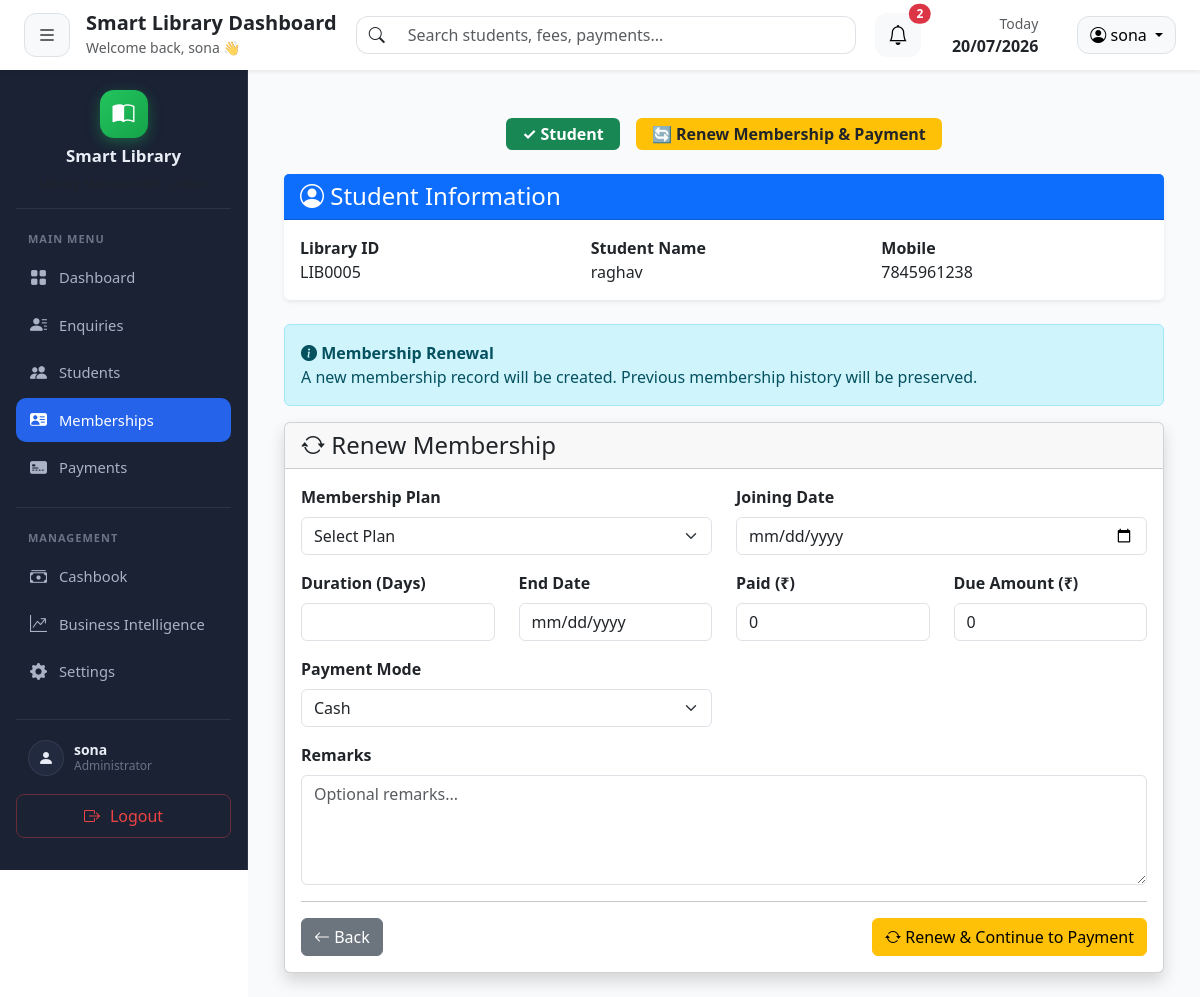
Page /memberships/renew/5 (signed in) on the committed database.
### tables this page shows
CREATE TABLE "students" (
                student_id  INTEGER PRIMARY KEY AUTOINCREMENT,
                admin_id    INTEGER NOT NULL DEFAULT 1,
                enquiry_id  INTEGER,
                full_name   TEXT NOT NULL,
                mobile      TEXT NOT NULL,
                address     TEXT,
                id_proof    TEXT,
                purpose     TEXT,
                shift       TEXT,
                join_date   DATE,
                status      TEXT DEFAULT 'Active',
                created_at  TIMESTAMP DEFAULT CURRENT_TIMESTAMP,
                UNIQUE(mobile, admin_id)
            );

### routes/membership.py (the view, shortened to what this page needs)
@membership_bp.route("/renew/<int:student_id>", methods=["GET", "POST"])
def renew(student_id):
    if "admin_id" not in session:
        return redirect("/")
    admin_id = session["admin_id"]
    conn = get_connection()
    cursor = conn.cursor()
    cursor.execute(
        "SELECT * FROM students WHERE student_id=? AND admin_id=?",
        (student_id, admin_id)
    )
    student = cursor.fetchone()
    if student is None:
        conn.close()
        flash("Student not found.", "danger")
        return redirect(url_for("student.index"))
    cursor.execute(
        "SELECT membership_id FROM memberships WHERE student_id=? LIMIT 1",
        (student_id,)
    )
    if cursor.fetchone() is None:
        conn.close()
        flash("No existing membership found. Please create a membership first.", "warning")
        return redirect(url_for("membership.create", student_id=student_id))
    conn.close()
    return render_template("memberships/renew.html", student=student)

### database/db.py (called while the page is built)
def get_connection():
    connection = sqlite3.connect(DATABASE_PATH)
    connection.row_factory = sqlite3.Row
    return connection

### templates/memberships/renew.html (shortened to what this page needs)
{% extends "layouts/base.html" %}
{% block content %}
<div class="container-fluid mt-4">
    <div class="mb-4">
        <div class="d-flex justify-content-center gap-3">
            <span class="badge bg-success fs-6 px-3 py-2">
                ✓ Student
            </span>
            <span class="badge bg-warning text-dark fs-6 px-3 py-2">
                🔄 Renew Membership &amp; Payment
            </span>
        </div>
    </div>
    <div class="card shadow-sm border-0 mb-4">
        <div class="card-header bg-primary text-white">
            <h4 class="mb-0">
                <i class="bi bi-person-circle"></i>
                Student Information
            </h4>
        </div>
        <div class="card-body">
            <div class="row">
                <div class="col-md-4">
                    <strong>Library ID</strong>
                    <p class="mb-0">
                        LIB{{ "%04d"|format(student.student_id) }}
                    </p>
                </div>
                <div class="col-md-4">
                    <strong>Student Name</strong>
                    <p class="mb-0">
                        {{ student.full_name }}
                    </p>
                </div>
                <div class="col-md-4">
                    <strong>Mobile</strong>
                    <p class="mb-0">
                        {{ student.mobile }}
                    </p>
                </div>
            </div>
        </div>
    </div>
    <div class="alert alert-info">
        <i class="bi bi-info-circle-fill"></i>
        <strong>Membership Renewal</strong>
        <br>
        A new membership record will be created. Previous membership history will be preserved.
    </div>
    <div class="card shadow">
        <div class="card-header">
            <h4 class="mb-0">
                <i class="bi bi-arrow-repeat"></i>
                Renew Membership
            </h4>
        </div>
        <div class="card-body">
            <form method="POST">
                <div class="row">
                    <div class="col-md-6 mb-3">
                        <label class="form-label fw-bold">
                            Membership Plan
                        </label>
                        <select
                            class="form-select"
                            id="plan_name"
                            name="plan_name"
                            required>
                            <option value="">Select Plan</option>
                        </select>
                    </div>
                    <div class="col-md-6 mb-3">
                        <label class="form-label fw-bold">
                            Joining Date
                        </label>
                        <input
                            type="date"
                            class="form-control"
                            id="joining_date"
                            name="joining_date"
                            required>
                    </div>
                </div>
                <div class="row">
                    <div class="col-md-3 mb-3">
                        <label class="form-label fw-bold">
                            Duration (Days)
                        </label>
                        <input
                            type="number"
                            class="form-control"
                            id="duration"
                            name="duration_days"
                            required>
                    </div>
                    <div class="col-md-3 mb-3">
                        <label class="form-label fw-bold">
                            End Date
                        </label>
                        <input
                            type="date"
                            class="form-control"
                            id="end_date"
                            name="end_date"
                            readonly
                            required>
                    </div>
                    <div class="col-md-3 mb-3">
                        <label class="form-label fw-bold">
                            Paid (₹)
                        </label>
                        <input
                            type="number"
                            class="form-control"
                            name="paid_amount"
                            placeholder="Amount Paid"
                            min="0"
                            value="0"
                            required>
                    </div>
                    <div class="col-md-3 mb-3">
                        <label class="form-label fw-bold">
                            Due Amount (₹)
                        </label>
                        <input
                            type="number"
                            class="form-control"
                            name="due_amount"
                            placeholder="0"
                            min="0"
                            value="0">
                    </div>
                </div>
                <div class="row">
                    <div class="col-md-6 mb-3">
                        <label class="form-label fw-bold">
                            Payment Mode
                        </label>
                        <select class="form-select" name="payment_mode">
                            <option value="Cash">Cash</option>
                        </select>
                    </div>
                </div>
                <div class="mb-3">
                    <label class="form-label fw-bold">
                        Remarks
                    </label>
                    <textarea
                        class="form-control"
                        rows="4"
                        name="remarks"
                        placeholder="Optional remarks..."></textarea>
                </div>
                <hr>
                <div class="d-flex justify-content-between">
                    <a
                        href="{{ url_for('student.view', student_id=student.student_id) }}"
                        class="btn btn-secondary">
                        <i class="bi bi-arrow-left"></i>
                        Back
                    </a>
                    <button
                        type="submit"
                        class="btn btn-warning">
                        <i class="bi bi-arrow-repeat"></i>
                        Renew & Continue to Payment
                    </button>
                </div>
            </form>
        </div>
    </div>
</div>
{% endblock %}

### rows in the picture
students: student_id "0005", full_name "raghav", mobile "7845961238"

### other values in the picture
{{ session.get('username', 'Admin') }} "sona"
{{ counts.total }} "2"
